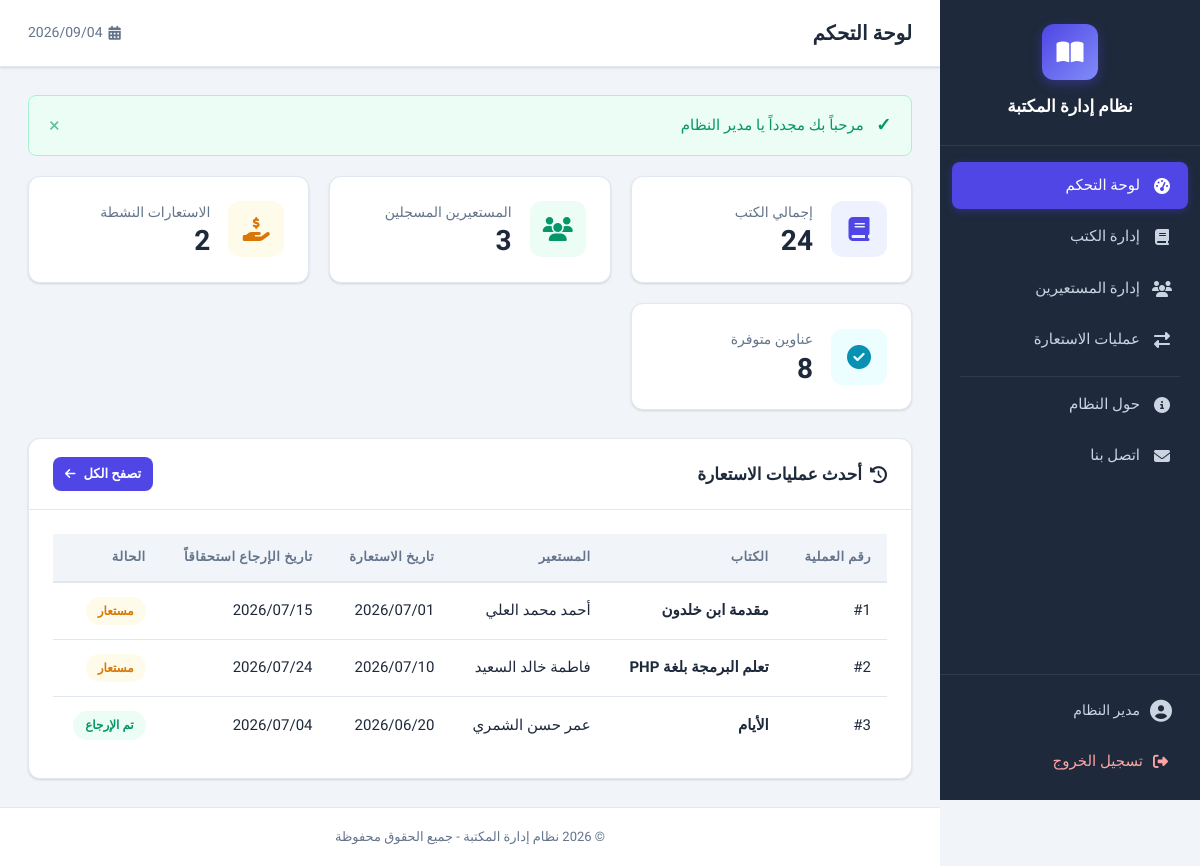
Page /admin/dashboard.php (signed in) on the committed database.
### tables this page shows
CREATE TABLE borrowings (
    id INT AUTO_INCREMENT PRIMARY KEY,                           
    book_id INT NOT NULL,                                        
    borrower_id INT NOT NULL,                                    
    borrow_date DATE NOT NULL,                                   
    due_date DATE NOT NULL,                                      
    return_date DATE DEFAULT NULL,                               
    status ENUM('borrowed', 'returned') DEFAULT 'borrowed',      
    notes TEXT,                                                  
    created_at TIMESTAMP DEFAULT CURRENT_TIMESTAMP,              

     
     
     
     
     
    CONSTRAINT fk_borrowings_book
        FOREIGN KEY (book_id) REFERENCES books(id)
        ON DELETE CASCADE ON UPDATE CASCADE,

    CONSTRAINT fk_borrowings_borrower
        FOREIGN KEY (borrower_id) REFERENCES borrowers(id)
        ON DELETE CASCADE ON UPDATE CASCADE
);

CREATE TABLE books (
    id INT AUTO_INCREMENT PRIMARY KEY,                           
    title VARCHAR(255) NOT NULL,                                 
    author VARCHAR(150) NOT NULL,                                
    isbn VARCHAR(100) UNIQUE,                                    
    publisher VARCHAR(150),                                      
    publish_year YEAR,                                           
    category VARCHAR(100),                                       
    quantity INT DEFAULT 1,                                      
    available_quantity INT DEFAULT 1,                             
    description TEXT,                                            
    cover_image VARCHAR(255),                                    
    created_at TIMESTAMP DEFAULT CURRENT_TIMESTAMP               
);

CREATE TABLE borrowers (
    id INT AUTO_INCREMENT PRIMARY KEY,                           
    name VARCHAR(100) NOT NULL,                                  
    email VARCHAR(100) UNIQUE,                                   
    phone VARCHAR(20),                                           
    address TEXT,                                                
    national_id VARCHAR(20) UNIQUE,                              
    created_at TIMESTAMP DEFAULT CURRENT_TIMESTAMP               
);

### admin/dashboard.php (the view, shortened to what this page needs)
<?php
$pageTitle = 'لوحة التحكم';
require_once __DIR__ . '/../config.php';
try {
    $stmtBooks = $pdo->query("SELECT SUM(quantity) as total_books, SUM(available_quantity) as available_books, COUNT(id) as unique_titles FROM books");
    $booksStats = $stmtBooks->fetch();
    $totalBooks = $booksStats['total_books'] ?? 0;
    $stmtBorrowers = $pdo->query("SELECT COUNT(id) as total_borrowers FROM borrowers");
    $totalBorrowers = $stmtBorrowers->fetch()['total_borrowers'] ?? 0;
    $stmtBorrowings = $pdo->query("SELECT COUNT(id) as active_borrowings FROM borrowings WHERE status = 'borrowed'");
    $activeBorrowings = $stmtBorrowings->fetch()['active_borrowings'] ?? 0;
    $stmtRecent = $pdo->query("
        SELECT b.id, bk.title as book_title, br.name as borrower_name, b.borrow_date, b.due_date, b.status
        FROM borrowings b
        JOIN books bk ON b.book_id = bk.id
        JOIN borrowers br ON b.borrower_id = br.id
        ORDER BY b.created_at DESC
        LIMIT 5
    ");
    $recentBorrowings = $stmtRecent->fetchAll();
} catch (PDOException $e) {
    die("خطأ في جلب الإحصائيات: " . $e->getMessage());
}
require_once __DIR__ . '/../includes/header.php';
?>
<div class="stats-grid">
    <div class="stat-card">
        <div class="stat-icon blue">
            <i class="fas fa-book"></i>
        </div>
        <div class="stat-info">
            <p>إجمالي الكتب</p>
            <h3><?= number_format($totalBooks) ?></h3>
        </div>
    </div>
    <div class="stat-card">
        <div class="stat-icon green">
            <i class="fas fa-users"></i>
        </div>
        <div class="stat-info">
            <p>المستعيرين المسجلين</p>
            <h3><?= number_format($totalBorrowers) ?></h3>
        </div>
    </div>
    <div class="stat-card">
        <div class="stat-icon orange">
            <i class="fas fa-hand-holding-usd"></i>
        </div>
        <div class="stat-info">
            <p>الاستعارات النشطة</p>
            <h3><?= number_format($activeBorrowings) ?></h3>
        </div>
    </div>
    <div class="stat-card">
        <div class="stat-icon cyan">
            <i class="fas fa-check-circle"></i>
        </div>
        <div class="stat-info">
            <p>عناوين متوفرة</p>
            <h3><?= number_format($booksStats['unique_titles'] ?? 0) ?></h3>
        </div>
    </div>
</div>
<div class="card">
    <div class="card-header">
        <h2><i class="fas fa-history"></i> أحدث عمليات الاستعارة</h2>
        <a href="<?= BASE_URL ?>/borrow/index.php" class="btn btn-sm btn-primary">
            تصفح الكل <i class="fas fa-arrow-left"></i>
        </a>
    </div>
    <div class="card-body">
        <?php if (!empty($recentBorrowings)): ?>
        <div class="table-responsive">
            <table class="data-table">
                <thead>
                    <tr>
                        <th>رقم العملية</th>
                        <th>الكتاب</th>
                        <th>المستعير</th>
                        <th>تاريخ الاستعارة</th>
                        <th>تاريخ الإرجاع استحقاقاً</th>
                        <th>الحالة</th>
                    </tr>
                </thead>
                <tbody>
                    <?php foreach ($recentBorrowings as $borrow): ?>
                    <tr>
                        <td>#<?= $borrow['id'] ?></td>
                        <td><strong><?= htmlspecialchars($borrow['book_title']) ?></strong></td>
                        <td><?= htmlspecialchars($borrow['borrower_name']) ?></td>
                        <td><?= date('Y/m/d', strtotime($borrow['borrow_date'])) ?></td>
                        <td><?= date('Y/m/d', strtotime($borrow['due_date'])) ?></td>
                        <td>
                            <?php if ($borrow['status'] === 'borrowed'): ?>
                                <span class="badge badge-warning">مستعار</span>
                            <?php else: ?>
                                <span class="badge badge-success">تم الإرجاع</span>
                            <?php endif; ?>
                        </td>
                    </tr>
                    <?php endforeach; ?>
                </tbody>
            </table>
        </div>
        <?php endif; ?>
    </div>
</div>
<?php
require_once __DIR__ . '/../includes/footer.php';
?>

### includes/header.php (shortened to what this page needs)
<!DOCTYPE html>
<html lang="ar" dir="rtl">
<head>
    <link rel="stylesheet" href="https://cdnjs.cloudflare.com/ajax/libs/font-awesome/6.5.0/css/all.min.css">
    <link rel="stylesheet" href="<?= BASE_URL ?>/assets/css/style.css">
</head>
<body>
    <?php if (isLoggedIn()): ?>
    <aside class="sidebar" id="sidebar">
        <div class="sidebar-header">
            <div class="logo">
                <i class="fas fa-book-open"></i>
            </div>
            <h2><?= SITE_NAME ?></h2>
        </div>
        <nav class="sidebar-nav">
            <ul>
                <li>
                    <a href="<?= BASE_URL ?>/admin/dashboard.php" class="<?= strpos($_SERVER['REQUEST_URI'], 'dashboard') !== false ? 'active' : '' ?>">
                        <i class="fas fa-tachometer-alt"></i>
                        <span>لوحة التحكم</span>
                    </a>
                </li>
                <li>
                    <a href="<?= BASE_URL ?>/books/index.php" class="<?= strpos($_SERVER['REQUEST_URI'], 'books') !== false ? 'active' : '' ?>">
                        <i class="fas fa-book"></i>
                        <span>إدارة الكتب</span>
                    </a>
                </li>
                <li>
                    <a href="<?= BASE_URL ?>/borrowers/index.php" class="<?= strpos($_SERVER['REQUEST_URI'], 'borrowers') !== false ? 'active' : '' ?>">
                        <i class="fas fa-users"></i>
                        <span>إدارة المستعيرين</span>
                    </a>
                </li>
                <li>
                    <a href="<?= BASE_URL ?>/borrow/index.php" class="<?= strpos($_SERVER['REQUEST_URI'], 'borrow') !== false ? 'active' : '' ?>">
                        <i class="fas fa-exchange-alt"></i>
                        <span>عمليات الاستعارة</span>
                    </a>
                </li>
                <li class="nav-divider"></li>
                <li>
                    <a href="<?= BASE_URL ?>/about.php" class="<?= strpos($_SERVER['REQUEST_URI'], 'about') !== false ? 'active' : '' ?>">
                        <i class="fas fa-info-circle"></i>
                        <span>حول النظام</span>
                    </a>
                </li>
                <li>
                    <a href="<?= BASE_URL ?>/contact.php" class="<?= strpos($_SERVER['REQUEST_URI'], 'contact') !== false ? 'active' : '' ?>">
                        <i class="fas fa-envelope"></i>
                        <span>اتصل بنا</span>
                    </a>
                </li>
            </ul>
        </nav>
        <div class="sidebar-footer">
            <div class="user-info">
                <i class="fas fa-user-circle"></i>
                <span><?= $_SESSION['full_name'] ?? 'مدير النظام' ?></span>
            </div>
            <a href="<?= BASE_URL ?>/auth/logout.php" class="logout-btn">
                <i class="fas fa-sign-out-alt"></i>
                <span>تسجيل الخروج</span>
            </a>
        </div>
    </aside>
    <?php endif; ?>
    <main class="main-content <?= isLoggedIn() ? 'with-sidebar' : 'full-width' ?>">
        <?php if (isLoggedIn()): ?>
        <header class="top-bar">
            <h1 class="page-title"><?= $pageTitle ?? 'لوحة التحكم' ?></h1>
            <div class="top-bar-actions">
                <span class="current-date">
                    <i class="fas fa-calendar-alt"></i>
                    <?= date('Y/m/d') ?>
                </span>
            </div>
        </header>
        <?php endif; ?>
        <div class="content-wrapper">
            <?php showAlert(); ?>

### config.php (shortened to what this page needs)
<?php
function isLoggedIn() {
    return isset($_SESSION['user_id']);
}
function showAlert() {
    if (isset($_SESSION['success'])) {
        echo '<div class="alert alert-success">';
        echo '<span class="alert-icon">✓</span>';
        echo '<span>' . $_SESSION['success'] . '</span>';
        echo '<button class="alert-close" onclick="this.parentElement.remove()">×</button>';
        echo '</div>';
    }
}
?>

### includes/footer.php (shortened to what this page needs)
        </div>
    </main>
    <footer class="footer <?= isLoggedIn() ? 'with-sidebar' : '' ?>">
        <div class="footer-content">
            <p>&copy; <?= date('Y') ?> <?= SITE_NAME ?> - جميع الحقوق محفوظة</p>
        </div>
    </footer>
</body>
</html>

### rows in the picture
borrowings: id "1", book.title "مقدمة ابن خلدون", borrower.name "أحمد محمد العلي", borrow_date "2026/07/01", due_date "2026/07/15", status "مستعار"
borrowings: id "2", book.title "تعلم البرمجة بلغة PHP", borrower.name "فاطمة خالد السعيد", borrow_date "2026/07/10", due_date "2026/07/24", status "مستعار"
borrowings: id "3", book.title "الأيام", borrower.name "عمر حسن الشمري", borrow_date "2026/06/20", due_date "2026/07/04", status "تم الإرجاع"

### other values in the picture
SITE_NAME "نظام إدارة المكتبة"
$_SESSION['full_name'] "مدير النظام"
$pageTitle "لوحة التحكم"
$_SESSION['success'] "مرحباً بك مجدداً يا مدير النظام"
$totalBooks "24"
$totalBorrowers "3"
$activeBorrowings "2"
$booksStats['unique_titles'] "8"
